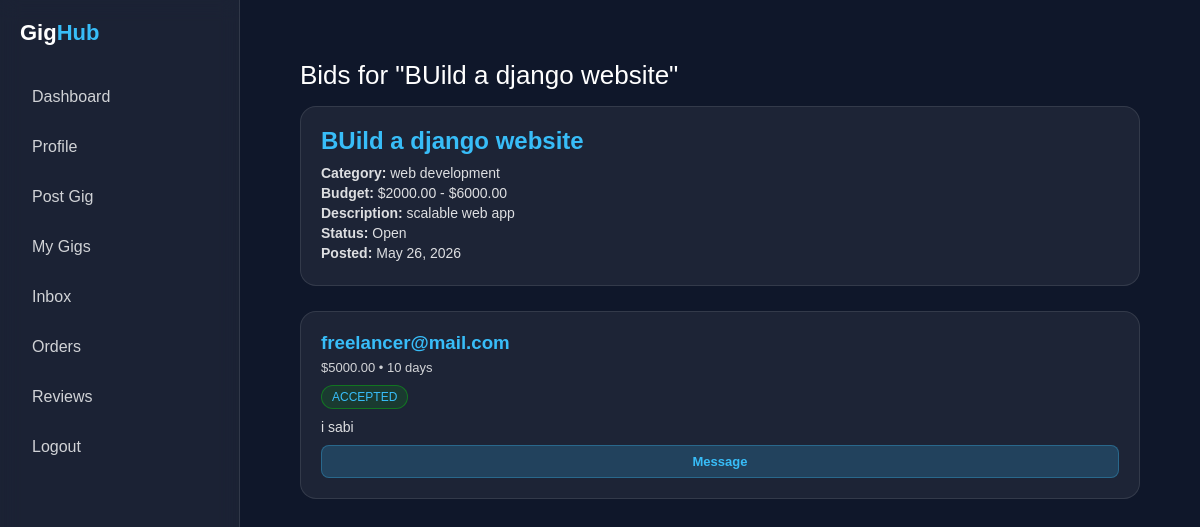
Screenshot of /client/viewbid/2/ (signed in) with the database file from the repository.
### Client/models.py (models this page shows, shortened)
class Gig(models.Model):
    client = models.ForeignKey(User, on_delete=models.CASCADE)
    title = models.CharField(max_length=200)
    category = models.CharField(max_length=100)
    budget_min = models.DecimalField(max_digits=10, decimal_places=2)
    budget_max = models.DecimalField(max_digits=10, decimal_places=2)
    description = models.TextField()
    status = models.CharField(max_length=20,
    choices=[('OPEN', 'Open'),('ASSIGNED','Assigned'),('CLOSED', 'Closed')], default='OPEN')
    created_at = models.DateTimeField(auto_now_add=True)

class Bid(models.Model):
    gig = models.ForeignKey(Gig, on_delete=models.CASCADE)
    freelancer = models.ForeignKey(User, on_delete=models.CASCADE)
    amount = models.DecimalField(max_digits=10, decimal_places=2)
    days = models.PositiveIntegerField()
    cover_letter = models.TextField()
    status = models.CharField(max_length=20,
    choices=[('PENDING','Pending'),('ACCEPTED','Accepted'),('REJECTED','Rejected')], default='PENDING')
    created_at = models.DateTimeField(auto_now_add=True)

### Client/views.py (the view)
# urls.py: path('client/viewbid/<int:gig_id>/', views.view_bids_for_gig, name="view_bids_for_gig"),
@login_required(login_url='clientloginPage')
def view_bids_for_gig(request, gig_id):
    gig = get_object_or_404(Gig, id=gig_id, client=request.user)
    bids = Bid.objects.filter(gig=gig).select_related('freelancer').order_by('-created_at')
    return render(request, 'viewbids.html', {'gig': gig,'bids': bids})

### Client/templates/viewbids.html (shortened to what this page needs)
{% extends 'base.html' %}
{% block content %}
<div class="main">
  <div class="title">Bids for "{{ gig.title }}"</div>
  <div class="gig-card">
    <h2>{{ gig.title }}</h2>
    <p><strong>Category:</strong> {{ gig.category }}</p>
    <p><strong>Budget:</strong> ${{ gig.budget_min }} - ${{ gig.budget_max }}</p>
    <p><strong>Description:</strong> {{ gig.description }}</p>
    <p><strong>Status:</strong> {% if gig.closed %}Closed{% else %}Open{% endif %}</p>
    <p><strong>Posted:</strong> {{ gig.created_at|date:"M d, Y" }}</p>
  </div>
  {% if bids %}
  <div class="grid">
    {% for bid in bids %}
    <div class="card">
      <h3>{{ bid.freelancer.username }}</h3>
      <div class="meta">
        ${{ bid.amount }} • {{ bid.days }} days
      </div>
      <div class="badge {{ bid.status|lower }}">
        {{ bid.status }}
      </div>
      <div class="cover">
        {{ bid.cover_letter|truncatechars:120 }}
      </div>
      <div class="actions">
        {% if bid.status == "PENDING" %}
          <a href="{% url 'accept_bid' bid.id %}" class="btn accept">Accept</a>
          <a href="{% url 'reject_bid' bid.id %}" class="btn reject">Reject</a>
        {% elif bid.status == "ACCEPTED" %}
          <a href="{% url 'start_conversation' bid.id %}" class="btn message">Message</a>
        {% else %}
          <span class="empty">Rejected</span>
        {% endif %}
      </div>
    </div>
    {% endfor %}
  </div>
  {% else %}
    <p class="empty">No bids received yet for this gig.</p>
  {% endif %}
</div>
{% endblock %}

### static/css/style.css (style rules this page uses)
* { margin: 0; padding: 0; box-sizing: border-box; font-family: Arial, Helvetica, sans-serif; }
body { background: #0f172a; color: white; display: flex; min-height: 100vh; }
.main { flex: 1; padding: 30px; }

### Client/templates/viewbids.html (style rules this page uses)
.title { font-size: 26px; margin-bottom: 15px; }
.gig-card { background: rgba(255,255,255,0.06); border: 1px solid rgba(255,255,255,0.1); border-radius: 16px; padding: 20px; margin-bottom: 25px; }
.gig-card h2 { color: #38bdf8; margin-bottom: 10px; }
.gig-card p { opacity: 0.85; margin: 4px 0; font-size: 14px; }
.grid { display: grid; grid-template-columns: repeat(auto-fit, minmax(280px, 1fr)); gap: 20px; }
.card { background: rgba(255,255,255,0.06); border: 1px solid rgba(255,255,255,0.1); border-radius: 16px; padding: 20px; transition: 0.3s; }
.card h3 { color: #38bdf8; margin-bottom: 6px; }
.meta { font-size: 13px; opacity: 0.8; margin-bottom: 10px; }
.cover { font-size: 14px; opacity: 0.85; margin-bottom: 10px; }
.badge { display: inline-block; padding: 4px 10px; border-radius: 20px; font-size: 12px; margin-bottom: 10px; }
.accepted { background: rgba(0,255,0,0.1); border: 1px solid rgba(0,255,0,0.3); color: #38bdf8; }
.actions { display: flex; gap: 10px; margin-top: 10px; }
.btn { flex: 1; text-align: center; padding: 8px; border-radius: 8px; text-decoration: none; font-size: 13px; font-weight: bold; transition: 0.3s; }
.message { background: rgba(56,189,248,0.2); color: #38bdf8; border: 1px solid rgba(56,189,248,0.3); }

### rows the page displays
Gig: title "BUild a django website", category "web development", budget_min "2000.00", budget_max "6000.00", description "scalable web app", created_at "May 26, 2026"
Bid: freelancer.username "freelancer@mail.com", amount "5000.00", days "10", status "ACCEPTED", cover_letter "i sabi", shows "Message"
